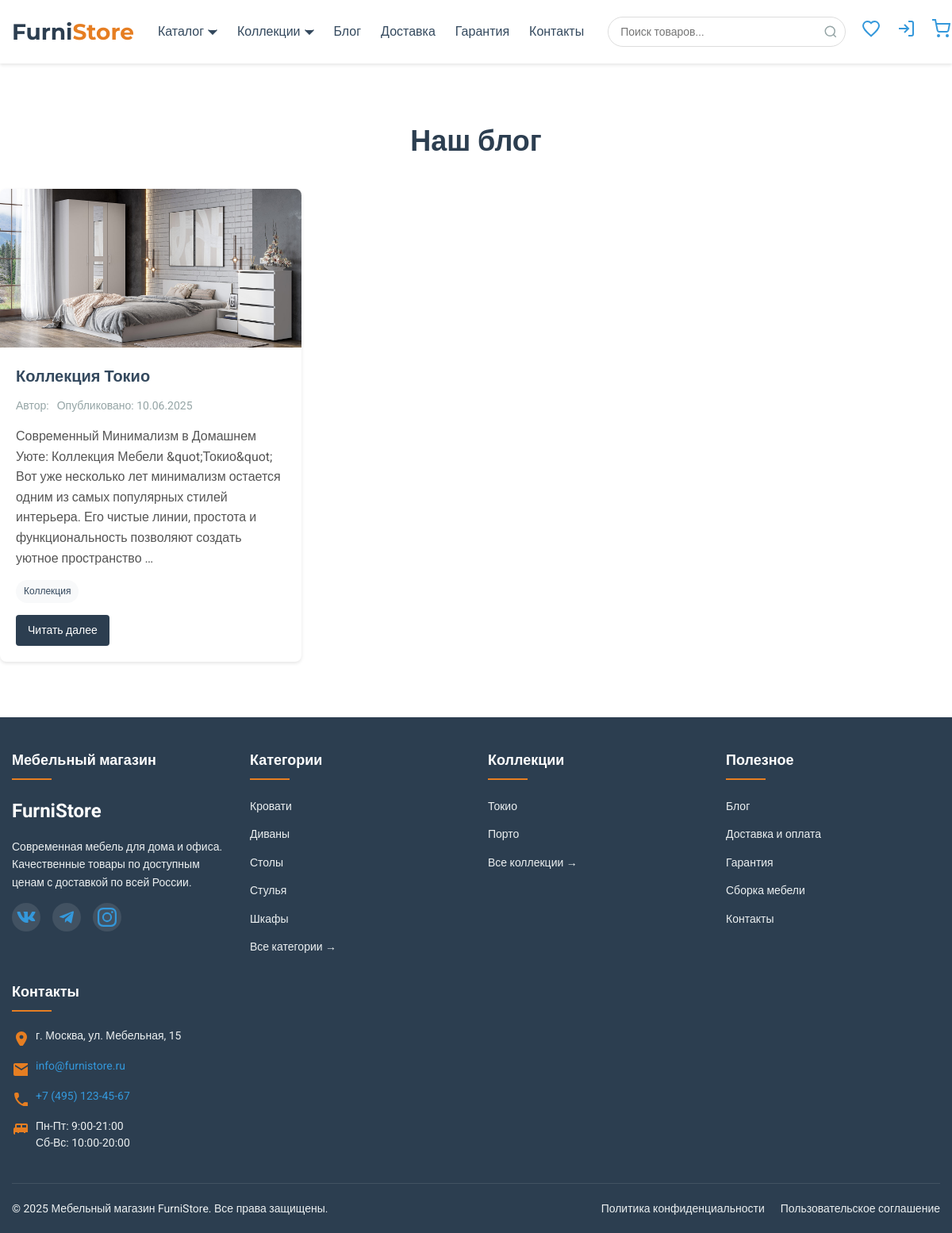
Screenshot of /blog/ with the database file from the repository.
### blog/models.py (models this page shows, shortened)
class Post(models.Model):
    title = models.CharField(max_length=200, verbose_name='Заголовок')
    slug = models.SlugField(max_length=200, unique=True, verbose_name='URL')
    content = RichTextField(verbose_name='Содержание')
    author = models.ForeignKey(User, on_delete=models.CASCADE, verbose_name='Автор')
    tags = models.ManyToManyField(Tag, blank=True, verbose_name='Теги')
    image = models.ImageField(upload_to='blog/', blank=True, null=True, verbose_name='Изображение')
    created_at = models.DateTimeField(auto_now_add=True, verbose_name='Дата создания')
    updated_at = models.DateTimeField(auto_now=True, verbose_name='Дата обновления')
    is_published = models.BooleanField(default=True, verbose_name='Опубликовано')
    class Meta:
        verbose_name = 'Пост'
        verbose_name_plural = 'Посты'
        ordering = ['-created_at']
    def formatted_content(self):
        return format_html(self.content)
    formatted_content.short_description = 'Превью содержания'

class Tag(models.Model):
    name = models.CharField(max_length=50, unique=True, verbose_name='Название')
    slug = models.SlugField(max_length=50, unique=True, verbose_name='URL')
    class Meta:
        verbose_name = 'Тег'
        verbose_name_plural = 'Теги'

### products/models.py (models this page shows, shortened)
class Category(models.Model):
    name = models.CharField(max_length=100, verbose_name='Название')
    slug = models.SlugField(max_length=100, unique=True, verbose_name='URL')
    description = models.TextField(blank=True, verbose_name='Описание')
    image = models.ImageField(
        upload_to='categories/',
        blank=True,
        null=True,
        verbose_name='Изображение категории'
    )
    is_featured = models.BooleanField(
        default=False,
        verbose_name='Показывать на главной'
    )
    class Meta:
        verbose_name = 'Категория'
        verbose_name_plural = 'Категории'

class Collection(models.Model):
    name = models.CharField(max_length=100, verbose_name='Название')
    slug = models.SlugField(max_length=100, unique=True, verbose_name='URL')
    description = models.TextField(blank=True, verbose_name='Описание')
    created_at = models.DateTimeField(auto_now_add=True, verbose_name='Дата создания')
    image = models.ImageField(
        upload_to='collections/',
        blank=True,
        null=True,
        verbose_name='Изображение коллекции'
    )
    is_featured = models.BooleanField(
        default=False,
        verbose_name='Показывать на главной'
    )
    class Meta:
        verbose_name = 'Коллекция'
        verbose_name_plural = 'Коллекции'
        ordering = ['-created_at']

### blog/views.py (the view)
# urls.py: path('', views.post_list, name='post_list'),
def post_list(request):
    posts = Post.objects.filter(is_published=True).order_by('-created_at')
    return render(request, 'apps/blog/post_list.html', {'posts': posts})

### cart/utils.py (called while the page is built)
def get_cart_for_user(user):
    if user and user.is_authenticated:
        cart, created = Cart.objects.get_or_create(user=user)
        return cart
    return None  # Для анонимных пользователей

### products/context_processors.py (called while the page is built)
def global_data(request):
    context = {
        'categories': Category.objects.all(),
        'featured_collections': Collection.objects.filter(is_featured=True)[:5],
    }
    cart = get_cart_for_user(request.user if request.user.is_authenticated else None)
    context['cart'] = cart
    if request.user.is_authenticated:
        try:
            profile = Profile.objects.get(user=request.user)
            context['favorites_count'] = profile.favorites.count()
        except Profile.DoesNotExist:
            context['favorites_count'] = 0
    else:
        context['favorites_count'] = 0
    return context

### templates/apps/blog/post_list.html (shortened to what this page needs)
{% extends "base.html" %}
{% load static %}
{% block page_css %}
    <link rel="stylesheet" href="{% static 'css/apps/blog/blog.css' %}">
{% endblock %}
{% block content %}
    <section class="blog-section">
        <h1 class="blog-title">Наш блог</h1>
        <div class="blog-posts">
            {% for post in posts %}
                <article class="blog-post">
                    {% if post.image %}
                        <img src="{{ post.image.url }}" alt="{{ post.title }}" class="post-image">
                    {% else %}
                        <div class="post-image placeholder-image">Нет изображения</div>
                    {% endif %}
                    <div class="post-details">
                        <h2 class="post-title"><a href="{% url 'blog:post_detail' post.slug %}">{{ post.title }}</a>
                        </h2>
                        <div class="post-meta">
                            <span class="post-author">Автор: {{ post.author.username }}</span>
                            <span class="post-date">Опубликовано: {{ post.created_at|date:"d.m.Y" }}</span>
                        </div>
                        <p class="post-excerpt">{{ post.content|striptags|truncatewords:30 }}</p>
                        <div class="post-tags">
                            {% for tag in post.tags.all %}
                                <a href="{% url 'blog:tag_detail' tag.slug %}"
                                   class="tag"
                                   data-tag="{{ tag.slug }}">
                                    {{ tag.name }}
                                </a>
                            {% endfor %}
                        </div>
                        <a href="{% url 'blog:post_detail' post.slug %}" class="read-more">Читать далее</a>
                    </div>
                </article>
            {% empty %}
                <p>Пока нет постов.</p>
            {% endfor %}
        </div>
    </section>
{% endblock %}

### templates/includes/footer.html (shortened to what this page needs)
<footer class="footer">
    <div class="container">
        <div class="footer__sections">
            <div class="footer__section">
                <h3 class="footer__title">Мебельный магазин</h3>
                <div class="footer__logo">FurniStore</div>
                <p class="footer__description">
                    Современная мебель для дома и офиса. Качественные товары по доступным ценам с доставкой по всей России.
                </p>
                <div class="footer__social">
                    <a href="#" class="social-link" aria-label="ВКонтакте">
                    </a>
                    <a href="#" class="social-link" aria-label="Telegram">
                        <svg width="24" height="24" fill="currentColor">
                            <path d="M9.78 18.65l.28-4.23 7.68-6.92c.34-.31-.07-.46-.52-.19L7.74 13.3 3.64 12c-.88-.25-.89-.86.2-1.3l15.97-6.16c.73-.33 1.43.18 1.15 1.3l-2.72 12.81c-.19.91-.74 1.13-1.5.71L12.6 16.3l-1.99 1.93c-.23.23-.42.42-.83.42z"/>
                        </svg>
                    </a>
                    <a href="#" class="social-link" aria-label="Instagram">
                    </a>
                </div>
            </div>
            <div class="footer__section">
                <h3 class="footer__title">Категории</h3>
                <ul class="footer__list">
                    {% for category in categories|slice:":5" %}
                    <li class="footer__item">
                        <a href="{% url 'products:category_detail' category.slug %}" class="footer__link">
                            {{ category.name }}
                        </a>
                    </li>
                    {% endfor %}
                    <li class="footer__item">
                        <a href="{% url 'products:product_list' %}" class="footer__link footer__link--all">
                            Все категории →
                        </a>
                    </li>
                </ul>
            </div>
            <div class="footer__section">
                <h3 class="footer__title">Коллекции</h3>
                <ul class="footer__list">
                    {% for collection in featured_collections|slice:":5" %}
                    <li class="footer__item">
                        <a href="{% url 'products:collection_detail' collection.slug %}" class="footer__link">
                            {{ collection.name }}
                        </a>
                    </li>
                    {% endfor %}
                    <li class="footer__item">
                        <a href="{% url 'products:collection_list' %}" class="footer__link footer__link--all">
                            Все коллекции →
                        </a>
                    </li>
                </ul>
            </div>
            <div class="footer__section">
                <h3 class="footer__title">Полезное</h3>
                <ul class="footer__list">
                    <li class="footer__item">
                        <a href="{% url 'blog:post_list' %}" class="footer__link">Блог</a>
                    </li>
                    <li class="footer__item">
                        <a href="{% url 'pages:static_page' 'delivery' %}" class="footer__link">Доставка и оплата</a>
                    </li>
                    <li class="footer__item">
                        <a href="{% url 'pages:static_page' 'guarantee' %}" class="footer__link">Гарантия</a>
                    </li>
                    <li class="footer__item">
                        <a href="{% url 'pages:static_page' 'assembly' %}" class="footer__link">Сборка мебели</a>
                    </li>
                    <li class="footer__item">
                        <a href="{% url 'pages:static_page' 'contacts' %}" class="footer__link">Контакты</a>
                    </li>
                </ul>
            </div>
            <div class="footer__section">
                <h3 class="footer__title">Контакты</h3>
                <ul class="footer__contacts">
                    <li class="contact-item">
                        <svg width="20" height="20" fill="currentColor">
                            <path d="M12 2C8.13 2 5 5.13 5 9c0 5.25 7 13 7 13s7-7.75 7-13c0-3.87-3.13-7-7-7zm0 9.5a2.5 2.5 0 010-5 2.5 2.5 0 010 5z"/>
                        </svg>
                        <span>г. Москва, ул. Мебельная, 15</span>
                    </li>
                    <li class="contact-item">
                        <svg width="20" height="20" fill="currentColor">
                            <path d="M20 4H4c-1.1 0-1.99.9-1.99 2L2 18c0 1.1.9 2 2 2h16c1.1 0 2-.9 2-2V6c0-1.1-.9-2-2-2zm0 4l-8 5-8-5V6l8 5 8-5v2z"/>
                        </svg>
                        <a href="mailto:info@furnistore.ru">info@furnistore.ru</a>
                    </li>
                    <li class="contact-item">
                        <a href="tel:+74951234567">+7 (495) 123-45-67</a>
                    </li>
                    <li class="contact-item">
                        <svg width="20" height="20" fill="currentColor">
                            <path d="M20 9V6c0-1.1-.9-2-2-2H6c-1.1 0-2 .9-2 2v3c-1.1 0-2 .9-2 2v5c0 1.1.9 2 2 2h16c1.1 0 2-.9 2-2v-5c0-1.1-.9-2-2-2zm-7-3h5v3h-5V6zM6 6h5v3H6V6zm14 12H4v-3h3v1h2v-1h6v1h2v-1h3v3z"/>
                        </svg>
                        <span>Пн-Пт: 9:00-21:00<br>Сб-Вс: 10:00-20:00</span>
                    </li>
                </ul>
            </div>
        </div>
        <div class="footer__bottom">
            <div class="footer__copyright">
                &copy; {% now "Y" %} Мебельный магазин FurniStore. Все права защищены.
            </div>
            <div class="footer__links">
                <a href="#" class="footer__link">Политика конфиденциальности</a>
                <a href="#" class="footer__link">Пользовательское соглашение</a>
            </div>
        </div>
    </div>
</footer>

### static/css/base.css (style rules this page uses)
:root { --primary-color: #2c3e50; --secondary-color: #e67e22; --accent-color: #3498db; --light-color: #ecf0f1; --dark-color: #34495e; --success-color: #27ae60; --danger-color: #e74c3c; --gray-color: #95a5a6; --light-gray: #f8f9fa; --border-color: #ddd; --shadow-sm: 0 2px 4px rgba(0,0,0,0.1); --shadow-md: 0 4px 6px rgba(0,0,0,0.1); --shadow-lg: 0 10px 15px rgba(0,0,0,0.1); --header-height: 80px; --footer-height: 60px; --container-width: 1200px; --border-radius: 4px; --transition: all 0.3s ease; }
* { margin: 0; padding: 0; box-sizing: border-box; }
html { scroll-behavior: smooth; }
body { font-family: 'Roboto', 'Arial', sans-serif; font-size: 16px; line-height: 1.6; color: #333; background-color: #fff; display: flex; flex-direction: column; min-height: 100vh; }
a { color: var(--accent-color); text-decoration: none; transition: var(--transition); }
img { max-width: 100%; height: auto; }
ul { list-style: none; }
.container { width: 100%; max-width: var(--container-width); margin: 0 auto; padding: 0 15px; }

### static/css/footer.css (style rules this page uses)
.footer { background: var(--primary-color); color: white; padding: 40px 0 0; margin-top: auto; }
.footer__sections { display: grid; grid-template-columns: repeat(auto-fit, minmax(250px, 1fr)); gap: 30px; margin-bottom: 40px; }
.footer__title { font-size: 18px; margin-bottom: 20px; position: relative; padding-bottom: 10px; }
.footer__title::after { content: ''; position: absolute; bottom: 0; left: 0; width: 50px; height: 2px; background: var(--secondary-color); }
.footer__logo { font-size: 24px; font-weight: 700; color: white; margin-bottom: 15px; }
.footer__description { margin-bottom: 15px; color: var(--light-color); font-size: 14px; }
.footer__social { display: flex; gap: 15px; }
.social-link { display: inline-flex; align-items: center; justify-content: center; width: 36px; height: 36px; border-radius: 50%; background: rgba(255,255,255,0.1); transition: var(--transition); }
.footer__list { display: flex; flex-direction: column; gap: 10px; }
.footer__link { color: var(--light-color); font-size: 14px; transition: var(--transition); }
.footer__contacts { display: flex; flex-direction: column; gap: 15px; }
.contact-item { display: flex; align-items: flex-start; gap: 10px; color: var(--light-color); font-size: 14px; }
.contact-item svg { flex-shrink: 0; width: 20px; height: 20px; fill: var(--secondary-color); margin-top: 3px; }
.contact-item span, .contact-item a { line-height: 1.5; }
.footer__bottom { border-top: 1px solid rgba(255,255,255,0.1); padding: 20px 0; display: flex; flex-wrap: wrap; justify-content: space-between; align-items: center; gap: 20px; }
.footer__copyright { font-size: 14px; color: var(--light-color); }
.footer__links { display: flex; gap: 20px; }

### static/css/apps/blog/blog.css (style rules this page uses)
.blog-section, .tag-posts { padding: 40px 0; }
.blog-title, .tag-title { font-size: 36px; margin-bottom: 30px; color: var(--primary-color); text-align: center; }
.blog-posts { display: grid; grid-template-columns: repeat(auto-fill, minmax(350px, 1fr)); gap: 30px; }
.blog-post { background: white; border-radius: 8px; overflow: hidden; box-shadow: var(--shadow-sm); transition: var(--transition); display: flex; flex-direction: column; }
.post-image { width: 100%; height: 200px; object-fit: cover; }
.post-details { padding: 20px; flex-grow: 1; display: flex; flex-direction: column; }
.post-title { font-size: 20px; margin-bottom: 10px; color: var(--dark-color); }
.post-title a { color: inherit; text-decoration: none; }
.post-meta { display: flex; flex-wrap: wrap; gap: 10px; font-size: 14px; color: var(--gray-color); margin-bottom: 15px; }
.post-excerpt { color: #555; margin-bottom: 15px; flex-grow: 1; }
.post-tags { display: flex; flex-wrap: wrap; gap: 5px; margin-bottom: 15px; }
.tag { background: var(--light-gray); color: var(--dark-color); padding: 5px 10px; border-radius: 20px; font-size: 12px; transition: var(--transition); }
.read-more { align-self: flex-start; background: var(--primary-color); color: white; padding: 8px 15px; border-radius: var(--border-radius); font-size: 14px; font-weight: 500; transition: var(--transition); }

### rows the page displays
Post: image (picture), title "Коллекция Токио", created_at "10.06.2025", content "Современный Минимализм в Домашнем Уюте: Коллекция Мебели &quot;Токио&quot; Вот уже несколько лет минимализм остается одним из самых популярных стилей интерьера. Его чистые линии, простота и функциональность позволяют создать уютное пространство …"
Tag: name "Коллекция"
Category: name "Кровати"
Category: name "Диваны"
Category: name "Столы"
Category: name "Стулья"
Category: name "Шкафы"
Collection: name "Токио"
Collection: name "Порто"
